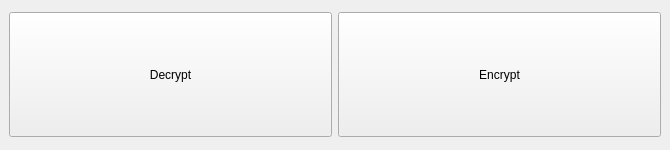
<?xml version="1.0" encoding="UTF-8"?>
<ui version="4.0">
 <class>MainWindow</class>
 <widget class="QMainWindow" name="MainWindow">
  <property name="geometry">
   <rect>
    <x>0</x>
    <y>0</y>
    <width>670</width>
    <height>150</height>
   </rect>
  </property>
  <property name="windowTitle">
   <string>Damglorious Encryption Tool</string>
  </property>
  <widget class="QWidget" name="centralwidget">
   <layout class="QHBoxLayout" name="horizontalLayout">
    <item>
     <widget class="QPushButton" name="Decrypt_Button">
      <property name="minimumSize">
       <size>
        <width>125</width>
        <height>125</height>
       </size>
      </property>
      <property name="text">
       <string>Decrypt</string>
      </property>
     </widget>
    </item>
    <item>
     <widget class="QPushButton" name="Encrypt_Button">
      <property name="minimumSize">
       <size>
        <width>0</width>
        <height>125</height>
       </size>
      </property>
      <property name="text">
       <string>Encrypt</string>
      </property>
     </widget>
    </item>
   </layout>
  </widget>
 </widget>
 <resources/>
 <connections/>
</ui>
